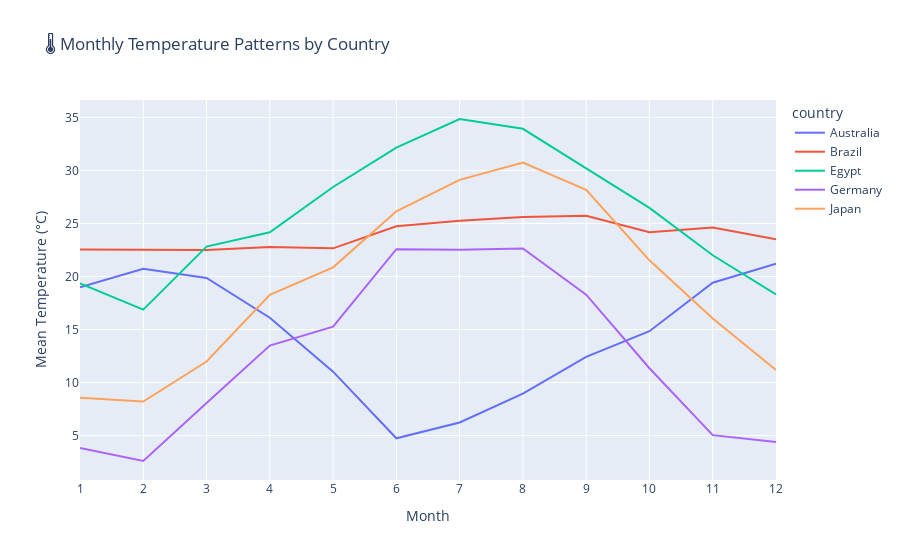

Notebook code for this chart:
### Code cell
# Visualize seasonal patterns for a few countries
sample_countries = ['Egypt', 'Germany', 'Australia', 'Brazil', 'Japan']
sample = monthly_stats[monthly_stats['country'].isin(sample_countries)]

fig = px.line(sample, x='month', y='temp_mean', color='country',
              title='🌡️ Monthly Temperature Patterns by Country',
              labels={'temp_mean': 'Mean Temperature (°C)', 'month': 'Month'})
fig.update_xaxes(tickmode='linear', tick0=1, dtick=1)
fig.show()

### Figure 1 — Plotly figure (JSON) as saved in the notebook; plotly's stock layout.template omitted (floating-point values rounded to 4 significant figures)
{"data": [{"hovertemplate": "country=Australia<br>Month=%{x}<br>Mean Temperature (°C)=%{y}<extra></extra>", "legendgroup": "Australia", "line": {"color": "#636efa", "dash": "solid"}, "marker": {"symbol": "circle"}, "mode": "lines", "name": "Australia", "orientation": "v", "showlegend": true, "type": "scatter", "x": [1, 2, 3, 4, 5, 6, 7, 8, 9, 10, 11, 12], "xaxis": "x", "y": [18.97, 20.72, 19.86, 16.11, 11.03, 4.75, 6.237, 8.961, 12.42, 14.84, 19.41, 21.21], "yaxis": "y"}, {"hovertemplate": "country=Brazil<br>Month=%{x}<br>Mean Temperature (°C)=%{y}<extra></extra>", "legendgroup": "Brazil", "line": {"color": "#EF553B", "dash": "solid"}, "marker": {"symbol": "circle"}, "mode": "lines", "name": "Brazil", "orientation": "v", "showlegend": true, "type": "scatter", "x": [1, 2, 3, 4, 5, 6, 7, 8, 9, 10, 11, 12], "xaxis": "x", "y": [22.54, 22.54, 22.5, 22.78, 22.65, 24.73, 25.24, 25.6, 25.72, 24.17, 24.61, 23.49], "yaxis": "y"}, {"hovertemplate": "country=Egypt<br>Month=%{x}<br>Mean Temperature (°C)=%{y}<extra></extra>", "legendgroup": "Egypt", "line": {"color": "#00cc96", "dash": "solid"}, "marker": {"symbol": "circle"}, "mode": "lines", "name": "Egypt", "orientation": "v", "showlegend": true, "type": "scatter", "x": [1, 2, 3, 4, 5, 6, 7, 8, 9, 10, 11, 12], "xaxis": "x", "y": [19.35, 16.88, 22.81, 24.17, 28.44, 32.15, 34.84, 33.92, 30.2, 26.47, 22.0, 18.31], "yaxis": "y"}, {"hovertemplate": "country=Germany<br>Month=%{x}<br>Mean Temperature (°C)=%{y}<extra></extra>", "legendgroup": "Germany", "line": {"color": "#ab63fa", "dash": "solid"}, "marker": {"symbol": "circle"}, "mode": "lines", "name": "Germany", "orientation": "v", "showlegend": true, "type": "scatter", "x": [1, 2, 3, 4, 5, 6, 7, 8, 9, 10, 11, 12], "xaxis": "x", "y": [3.829, 2.607, 8.068, 13.48, 15.26, 22.57, 22.52, 22.64, 18.28, 11.35, 5.042, 4.4], "yaxis": "y"}, {"hovertemplate": "country=Japan<br>Month=%{x}<br>Mean Temperature (°C)=%{y}<extra></extra>", "legendgroup": "Japan", "line": {"color": "#FFA15A", "dash": "solid"}, "marker": {"symbol": "circle"}, "mode": "lines", "name": "Japan", "orientation": "v", "showlegend": true, "type": "scatter", "x": [1, 2, 3, 4, 5, 6, 7, 8, 9, 10, 11, 12], "xaxis": "x", "y": [8.571, 8.214, 11.98, 18.27, 20.86, 26.14, 29.1, 30.74, 28.17, 21.52, 16.04, 11.18], "yaxis": "y"}], "layout": {"legend": {"title": {"text": "country"}, "tracegroupgap": 0}, "title": {"text": "🌡️ Monthly Temperature Patterns by Country"}, "xaxis": {"anchor": "y", "domain": [0, 1], "dtick": 1, "tick0": 1, "tickmode": "linear", "title": {"text": "Month"}}, "yaxis": {"anchor": "x", "domain": [0, 1], "title": {"text": "Mean Temperature (°C)"}}}}
